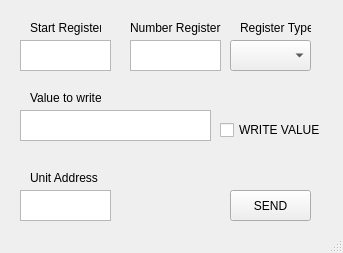
<?xml version="1.0" encoding="UTF-8"?>
<ui version="4.0">
 <class>MainWindow</class>
 <widget class="QMainWindow" name="MainWindow">
  <property name="geometry">
   <rect>
    <x>0</x>
    <y>0</y>
    <width>343</width>
    <height>253</height>
   </rect>
  </property>
  <property name="windowTitle">
   <string>MainWindow</string>
  </property>
  <widget class="QWidget" name="centralwidget">
   <widget class="QTextEdit" name="txtMBRegister">
    <property name="geometry">
     <rect>
      <x>20</x>
      <y>40</y>
      <width>91</width>
      <height>31</height>
     </rect>
    </property>
   </widget>
   <widget class="QTextEdit" name="txtMBNumberRegisters">
    <property name="geometry">
     <rect>
      <x>130</x>
      <y>40</y>
      <width>91</width>
      <height>31</height>
     </rect>
    </property>
   </widget>
   <widget class="QComboBox" name="cmbMBRegisterType">
    <property name="geometry">
     <rect>
      <x>230</x>
      <y>40</y>
      <width>81</width>
      <height>31</height>
     </rect>
    </property>
   </widget>
   <widget class="QLabel" name="label">
    <property name="geometry">
     <rect>
      <x>30</x>
      <y>20</y>
      <width>71</width>
      <height>16</height>
     </rect>
    </property>
    <property name="text">
     <string>Start Register</string>
    </property>
   </widget>
   <widget class="QLabel" name="label_2">
    <property name="geometry">
     <rect>
      <x>130</x>
      <y>20</y>
      <width>91</width>
      <height>16</height>
     </rect>
    </property>
    <property name="text">
     <string>Number Registers</string>
    </property>
   </widget>
   <widget class="QLabel" name="label_3">
    <property name="geometry">
     <rect>
      <x>240</x>
      <y>20</y>
      <width>71</width>
      <height>16</height>
     </rect>
    </property>
    <property name="text">
     <string>Register Type</string>
    </property>
   </widget>
   <widget class="QTextEdit" name="txtMBUnitAccress">
    <property name="geometry">
     <rect>
      <x>20</x>
      <y>190</y>
      <width>91</width>
      <height>31</height>
     </rect>
    </property>
   </widget>
   <widget class="QLabel" name="label_4">
    <property name="geometry">
     <rect>
      <x>30</x>
      <y>170</y>
      <width>71</width>
      <height>16</height>
     </rect>
    </property>
    <property name="text">
     <string>Unit Address</string>
    </property>
   </widget>
   <widget class="QPushButton" name="pbSendButton">
    <property name="geometry">
     <rect>
      <x>230</x>
      <y>190</y>
      <width>81</width>
      <height>31</height>
     </rect>
    </property>
    <property name="text">
     <string>SEND</string>
    </property>
   </widget>
   <widget class="QCheckBox" name="chkWrite">
    <property name="geometry">
     <rect>
      <x>220</x>
      <y>120</y>
      <width>101</width>
      <height>20</height>
     </rect>
    </property>
    <property name="text">
     <string>WRITE VALUES</string>
    </property>
   </widget>
   <widget class="QTextEdit" name="txtMBValueToWrite">
    <property name="geometry">
     <rect>
      <x>20</x>
      <y>110</y>
      <width>191</width>
      <height>31</height>
     </rect>
    </property>
   </widget>
   <widget class="QLabel" name="label_5">
    <property name="geometry">
     <rect>
      <x>30</x>
      <y>90</y>
      <width>71</width>
      <height>16</height>
     </rect>
    </property>
    <property name="text">
     <string>Value to write</string>
    </property>
   </widget>
  </widget>
  <widget class="QStatusBar" name="statusbar"/>
 </widget>
 <resources/>
 <connections/>
</ui>
